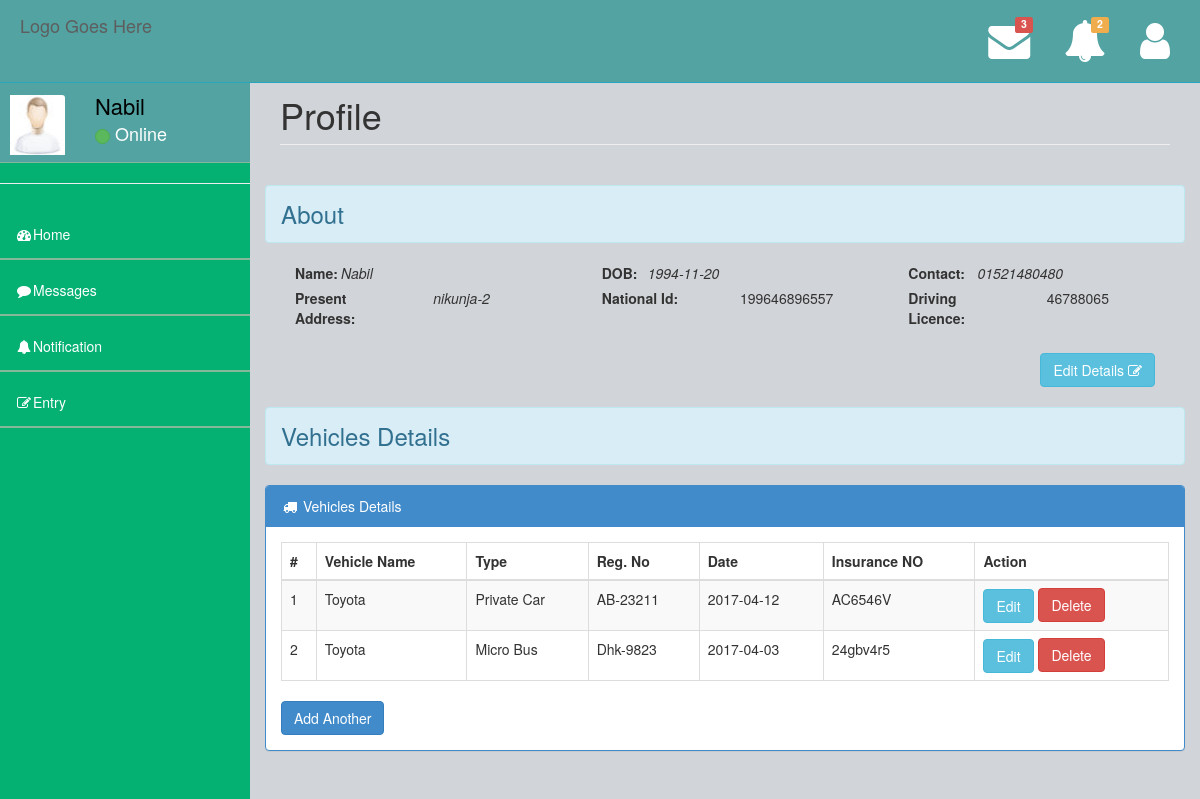
/carOwner/profile.php (signed in), run on the app's committed database.
### tables this page shows
CREATE TABLE `carowner` (
  `Name` varchar(30) NOT NULL,
  `Email` varchar(35) NOT NULL,
  `Contact` varchar(16) NOT NULL,
  `DOB` date NOT NULL,
  `NID` varchar(20) NOT NULL,
  `DrivingLicence` varchar(20) NOT NULL,
  `Password` varchar(20) NOT NULL,
  `Address` varchar(100) NOT NULL,
  `flag` int(1) NOT NULL,
  `Status` varchar(10) NOT NULL
);

CREATE TABLE `ownervehiclerelation` (
  `Email` varchar(35) NOT NULL,
  `VehicleRegNo` varchar(20) NOT NULL
);

CREATE TABLE `vehicle` (
  `VehicleRegNo` varchar(20) NOT NULL,
  `RegistrationDate` date NOT NULL,
  `InsuranceNumber` varchar(20) NOT NULL,
  `VehicleType` varchar(30) NOT NULL,
  `ModelName` varchar(30) NOT NULL
);

### carOwner/phpFiles/SelectProfileData.php (called while the page is built)
<?php
function getJSONFromDB($sql){
	include 'Mysqldb.php';
	$result = mysqli_query($conn, $sql)or die(mysqli_error());
	$arr=array();
	while($row = mysqli_fetch_assoc($result)) {
		$arr[]=$row;
	}
	return json_encode($arr);
}
?>

### carOwner/profile.php (the view, shortened to what this page needs)
<?php
             include "TemplateFile/header.php";
       ?>
<?php
$jsonCarOwnerDataString = getJSONFromDB("select * from carowner where Email='".$_SESSION["carOwnerEmail"]."'");
$carOwnerData = json_decode($jsonCarOwnerDataString);
$jsonCarOwnerVehicleString = getJSONFromDB("select * from vehicle JOIN ownervehiclerelation ON vehicle.VehicleRegNo=ownervehiclerelation.VehicleRegNo WHERE ownervehiclerelation.Email='".$_SESSION["carOwnerEmail"]."'");
$carOwnerVehicleData = json_decode($jsonCarOwnerVehicleString);
?>
        <div id="page-wrapper">
            <div class="row">
                <div class="col-lg-12">
                    <h1 class="page-header">Profile</h1>
                </div>
            </div>
            <div class="row">
                <h3 class="alert alert-info">About</h3>
                 <div class="col-md-4">
                     <label class="control-label col-sm-2" for="user_name">Name:</label>
                     <span class="col-sm-10"><em><?php echo $carOwnerData[0]->Name ;?></em></span>
                 </div>
                 <div class="col-md-4">
                     <label class="control-label col-sm-2" for="user_name">DOB: </label>
                     <span class="col-sm-10"><em><?php echo $carOwnerData[0]->DOB ;?></em></span>
                 </div>
                 <div class="col-md-4">
                     <label class="control-label col-sm-2" for="user_name">Contact: </label>
                     <span class="col-sm-9 col-md-offset-1"><em><?php echo $carOwnerData[0]->Contact ;?></em></span>
                 </div>
                 <div class="col-md-4">
                     <label class="control-label col-sm-6" for="user_name">Present Address: </label>
                     <span class="col-md-4"><em><?php echo $carOwnerData[0]->Address ;?></em></span>
                 </div>
                 <div class="col-md-4">
                     <label class="control-label col-sm-6" for="nid">National Id: </label>
                     <span class="col-md-4"><?php echo $carOwnerData[0]->NID ;?></span>
                 </div>
                 <div class="col-md-4">
                     <label class="control-label col-sm-6" for="dlc">Driving Licence: </label>
                     <span class="col-md-4"><?php echo $carOwnerData[0]->DrivingLicence ;?></span>
                 </div>
                 <div class="pull-right" style="margin-top: 20px; margin-right: 30px;">
                     <a href="edit_profile.php"><button class="btn btn-info">Edit Details <i class="fa fa-pencil-square-o" aria-hidden="true"></i></button></a>
                 </div>
            </div>
            <div class="row">
                <h3 class="alert alert-info">Vehicles Details</h3>
                 <div class="row">
                <div class="col-lg-12">
                    <div class="panel panel-primary">
                        <div class="panel-heading">
                            <i class="fa fa fa-truck fa-fw"></i> Vehicles Details
                        </div>
                        <div class="panel-body">
                            <div class="row">
                                <div class="col-lg-12">
                                    <div class="table-responsive">
                                        <table class="table table-bordered table-hover table-striped">
                                            <thead>
                                                <tr>
                                                    <th>#</th>
                                                    <th>Vehicle Name</th>
													                          <th>Type</th>
                                                    <th>Reg. No</th>
                                                    <th>Date</th>
                                                    <th>Insurance NO</th>
                                                    <th>Action</th>
                                                </tr>
                                            </thead>
                                            <tbody id="rowGenerate">
                                                 <?php
                                                 $i = 0;
                                                   foreach ($carOwnerVehicleData as $value) {
                                                    $i++;
                                                  ?>
                                                <tr>
                                                   <td><?php echo $i; ?></td>
                                                   <td><?php echo $value->ModelName; ?></td>
                                                   <td><?php echo $value->VehicleType; ?></td>
                                                   <td><?php echo $value->VehicleRegNo; ?></td>
                                                   <td><?php echo $value->RegistrationDate; ?></td>
                                                   <td><?php echo $value->InsuranceNumber; ?></td>
                                                   <td>
                                                   <button class="btn btn-info" data-toggle="modal" data-target="#edit_service<?php echo $i; ?>">Edit</button>
    <form action="" method="post" class="vehicleDeleteBtn">
      <button class="btn btn-danger" name="delete" >Delete</button>
    </form>
                                                    </td>
                                                </tr>
                                                <?php
                                                   }
                                                ?>
                                            </tbody>
                                        </table>
                                    </div>
                                    <a href="entry.php"><button class="btn btn-primary">Add Another</button></a>
                                </div>
                            </div>
                        </div>
                    </div>
                </div>
            </div>
            </div>
        </div>
    </div>
   <?php include 'TemplateFile/footer.php'; ?>

### carOwner/TemplateFile/header.php (shortened to what this page needs)
<?php
include("phpFiles/SelectProfileData.php");
$jsonCarOwnerDataString = getJSONFromDB("select * from carowner where Email='".$_SESSION["carOwnerEmail"]."'");
$carOwnerData = json_decode($jsonCarOwnerDataString);
?>
<!DOCTYPE html>
<html>
<head>
    <link href="../assets/plugins/bootstrap/bootstrap.css" rel="stylesheet" />
    <link rel="stylesheet" href="https://cdnjs.cloudflare.com/ajax/libs/font-awesome/4.7.0/css/font-awesome.min.css">
    <link href="../assets/css/jquery.datepick.css" rel="stylesheet" />
    <link href="../assets/css/style.css" rel="stylesheet" />
    <link href="../assets/css/main-style.css" rel="stylesheet" />
   </head>
<body>
    <div id="wrapper">
        <nav class="navbar navbar-default navbar-fixed-top" role="navigation" id="navbar">
            <div class="navbar-header">
                <a class="navbar-brand logo-color" href="index.html">
                    Logo Goes Here
                </a>
            </div>
            <ul class="nav navbar-top-links navbar-right">
                <li class="dropdown">
                    <a class="dropdown-toggle" data-toggle="dropdown" href="#">
                        <span class="top-label label label-danger">3</span><i class="fa fa-envelope fa-3x"></i>
                    </a>
                </li>
                <li class="dropdown">
                    <a class="dropdown-toggle" data-toggle="dropdown" href="#">
                        <span class="top-label label label-warning">2</span>  <i class="fa fa-bell fa-3x"></i>
                    </a>
                </li>
                <li class="dropdown">
                    <a class="dropdown-toggle" data-toggle="dropdown" href="#">
                        <i class="fa fa-user fa-3x"></i>
                    </a>
                </li>
            </ul>
        </nav>
        <nav class="navbar-default navbar-static-side" role="navigation">
            <div class="sidebar-collapse">
                <ul class="nav" id="side-menu">
                    <li>
                        <div class="user-section">
                            <div class="user-section-inner">
                                <img src="../assets/img/user.jpg" alt="">
                            </div>
                            <div class="user-info">
                                <div><?php echo $carOwnerData[0]->Name; ?></strong></div>
                                <div class="user-text-online">
                                    <span class="user-circle-online btn btn-success btn-circle "></span>&nbsp;Online
                                </div>
                            </div>
                        </div>
                    </li>
                    <hr>
                    <li class="<?php if($currentPage =='home'){echo 'selected';}?>">
                        <a href="index.php"><i class="fa fa-dashboard fa-fw"></i>Home</a>
                    </li>
                    <li class="<?php if($currentPage =='message'){echo 'selected';}?>">
                        <a href="message.php"><i class="fa fa-comment fa-fw"></i>Messages</a>
                    </li>
                    <li class="<?php if($currentPage =='notification'){echo 'selected';}?>">
                        <a href="notification.php"><i class="fa fa-bell fa-fw"></i>Notification</a>
                    </li>
                    <li class="<?php if($currentPage =='entry'){echo 'selected';}?>">
                        <a href="entry.php"><i class="fa fa-edit fa-fw"></i>Entry</a>
                    </li>
                </ul>
            </div>
        </nav>

### carOwner/TemplateFile/footer.php (shortened to what this page needs)
</body>
</html>

### assets/css/style.css (style rules this page uses)
body { background-color: #f8f8f8; }
#wrapper { width: 100%; margin-top: 55px!important; background-color:#04B173; height: 1000px; }
#page-wrapper { padding: 0 15px; min-height: 568px; background-color:rgb(209, 212, 216); }
.navbar-static-side ul li { border-bottom:1px solid #84B899 !important; }
.logo-color { color: #fff; }
.navbar-top-links li { display: inline-block; }
.navbar-top-links li:last-child { margin-right: 15px; }
.navbar-top-links li a { padding: 20px; min-height: 50px; }
@media (min-width:768px) { .navbar-static-side { z-index: 1; position: absolute; width: 250px; } }
.btn-circle { width: 30px; height: 30px; padding: 6px 0; border-radius: 15px; text-align: center; font-size: 12px; line-height: 1.428571429; }
.vehicleDeleteBtn { margin-left: 55px; margin-top: -35px; }

### assets/css/main-style.css (style rules this page uses)
.user-section-inner { height: 65px; width: 65px; -moz-border-radius: 3px; -webkit-border-radius: 3px; border-radius: 3px; overflow: hidden; display: inline-block; float: left; margin-right: 15px; margin-top: 20px; }
.user-section-inner img { margin-left:10px; width:55px; height:60px; }
.user-info { display: block; color:#000!important; display: inline-block; padding: 15px; margin-bottom: 0px }
.user-text-online { font-size:18px; color:#fff }
.user-circle-online { width: 15px!important; height: 15px!important; }
.navbar-top-links > li > a { color: #FFFFFF; }
.nav > li > a { padding: 20px 15px; }
#side-menu { background-color:#04B173; }
#side-menu a { color:#fff; border-bottom: 1px solid #84B899 !important; height: 55px; }
#navbar { background-color:rgb(83, 163, 163); }
.navbar-brand { padding-left:20px; }
.top-label { position: absolute; top: 50%; right: 50%; margin-top: -24px; margin-right: -24px; }
.navbar-default { border-color: #27A6BE; }
@media (min-width:768px) { #page-wrapper { position: inherit; margin: 0 0 0 250px; padding: 0 30px; min-height: 1000px; } }

### data on the page
carowner: Name "Nabil", DOB "1994-11-20", Contact "01521480480", Address "nikunja-2", NID "199646896557", DrivingLicence "46788065"
ownervehiclerelation: VehicleRegNo.ModelName "Toyota", VehicleRegNo.VehicleType "Private Car", VehicleRegNo "AB-23211", VehicleRegNo.RegistrationDate "2017-04-12", VehicleRegNo.InsuranceNumber "AC6546V"
ownervehiclerelation: VehicleRegNo.ModelName "Toyota", VehicleRegNo.VehicleType "Micro Bus", VehicleRegNo "Dhk-9823", VehicleRegNo.RegistrationDate "2017-04-03", VehicleRegNo.InsuranceNumber "24gbv4r5"
